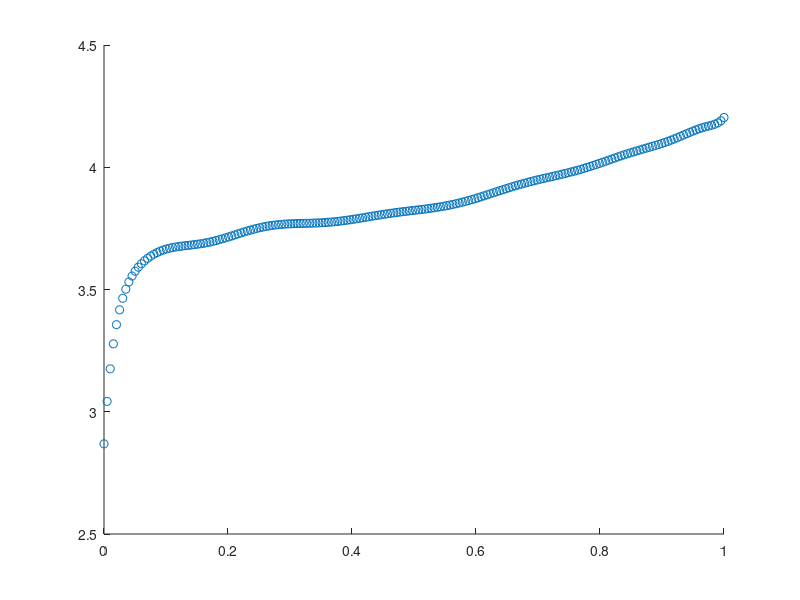

Recreate this plot in MATLAB.
load('SAMmodel.mat');
Tc = 25;

OCV0 = model.OCV0;
OCVrel = model.OCVrel;
OCV_curve = OCV0 + Tc * OCVrel;
SOC_curve = model.SOC;

coe = polyfit(SOC_curve, OCV_curve, 15);

x = linspace(0,1,200);
y = polyval(coe,x);
scatter(x,y)